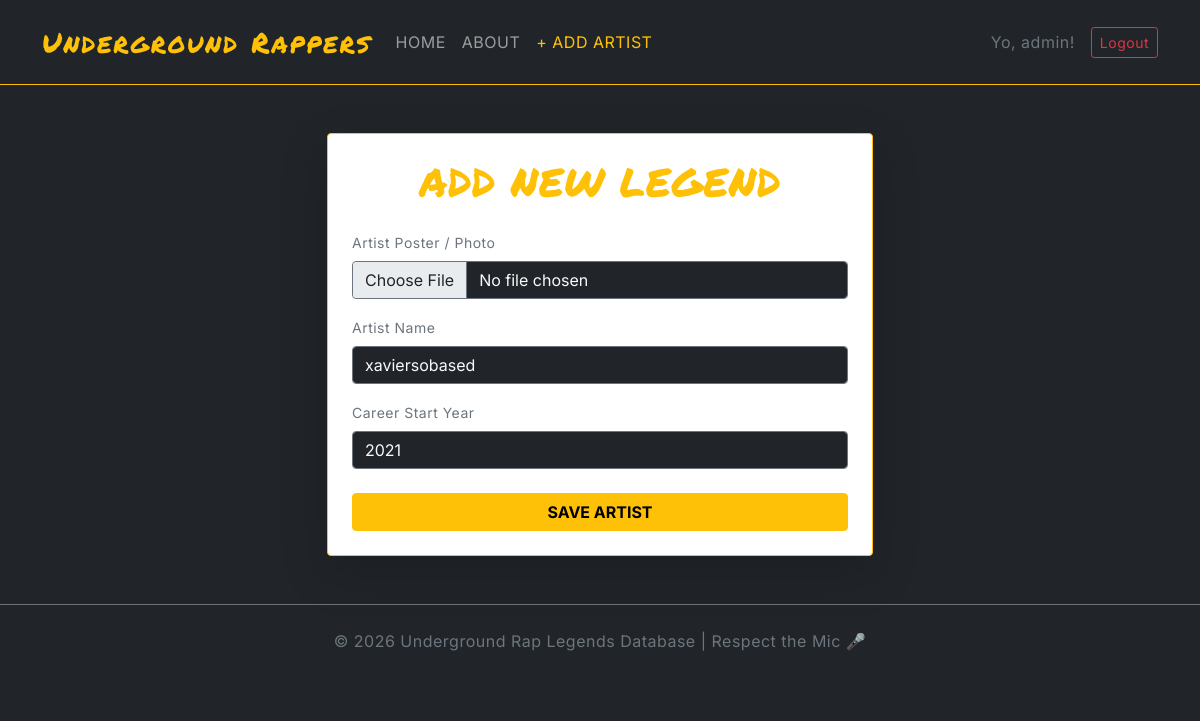
The page /update_artist/2 (signed in) on the database its author committed.
### models.py (models this page shows, shortened)
class BaseModel:
    def create(self):
        db.session.add(self)
        db.session.commit()

class User(db.Model, BaseModel, UserMixin):
    __tablename__ = "users"
    id = db.Column(db.Integer(), primary_key=True)
    username = db.Column(db.String(), unique=True, nullable=False)
    password = db.Column(db.String(), nullable=False)
    role = db.Column(db.String(), default="Guest")

class Artist(db.Model, BaseModel):
    __tablename__ = "artists"
    id = db.Column(db.Integer(), primary_key=True)
    name = db.Column(db.String(), nullable=False)
    debut_year = db.Column(db.Integer(), nullable=False)
    image = db.Column(db.String(), default="default_image.jpg")

### routes.py (the view, shortened to what this page needs)
@app.route("/update_artist/<int:artist_id>", methods=["GET", "POST"])
@login_required
def update_artist(artist_id):
    artist = Artist.query.get_or_404(artist_id)
    form = ArtistForm(name=artist.name, debut_year=artist.debut_year)
    return render_template("add_artist.html", form=form)

### forms.py
class ArtistForm(FlaskForm):
    name = StringField("Artist Name", validators=[DataRequired()])
    debut_year = IntegerField("Debut Year", validators=[DataRequired()])
    image = FileField("Artist Image")
    submit = SubmitField("Save Artist")

### models.py (called while the page is built)
@login_manager.user_loader
def load_user(user_id):
    return User.query.get(int(user_id))

### templates/add_artist.html (shortened to what this page needs)
{% extends "base.html" %}
{% block content %}
<div class="row justify-content-center">
    <div class="col-md-6">
        <div class="card bg-black border-warning p-4 shadow-lg">
            <h1 class="text-center mb-4 text-warning" style="font-family: 'Permanent Marker';">ADD NEW LEGEND</h1>
            <form method="POST" enctype="multipart/form-data">
                <div class="mb-3">
                    <label class="form-label text-secondary small">Artist Poster / Photo</label>
                    {{ form.image(class="form-control bg-dark text-light border-secondary", accept=".png, .jpg, .jpeg") }}
                </div>
                <div class="mb-3">
                    <label class="form-label text-secondary small">Artist Name</label>
                    {{ form.name(class="form-control bg-dark text-light border-secondary", placeholder="მაგ: Eminem") }}
                </div>
                <div class="mb-3">
                    <label class="form-label text-secondary small">Career Start Year</label>
                    {{ form.debut_year(class="form-control bg-dark text-light border-secondary", placeholder="მაგ: 1996") }}
                </div>
                <div class="d-grid mt-4">
                    {{ form.submit(class="btn btn-warning fw-bold text-uppercase") }}
                </div>
            </form>
        </div>
    </div>
</div>
{% endblock %}

### templates/base.html (shortened to what this page needs)
<!doctype html>
<html lang="ka">
<head>
    <link href="https://cdn.jsdelivr.net/npm/bootstrap@5.0.2/dist/css/bootstrap.min.css" rel="stylesheet">
    <link rel="stylesheet" href="/static/style.css">
</head>
<body class="bg-dark text-light">
<nav class="navbar navbar-expand-lg navbar-dark bg-black border-bottom border-warning py-3">
  <div class="container">
    <a class="navbar-brand fs-3" href="/" style="font-family: 'Permanent Marker', cursive; color: #ffc107;">Underground Rappers</a>
    <div class="collapse navbar-collapse" id="navbarNav">
      <ul class="navbar-nav me-auto">
        <li class="nav-item"><a class="nav-link text-uppercase" href="/">Home</a></li>
        <li class="nav-item"><a class="nav-link text-uppercase" href="/about">About</a></li>
        {% if current_user.is_authenticated %}
        <li class="nav-item"><a class="nav-link text-uppercase text-warning" href="/add_artist">+ Add Artist</a></li>
        {% endif %}
      </ul>
      <div class="d-flex align-items-center">
        {% if current_user.is_authenticated %}
        <span class="me-3 text-secondary">Yo, {{ current_user.username }}!</span>
        <a href="/logout" class="btn btn-outline-danger btn-sm">Logout</a>
        {% else %}
        <a href="/login" class="btn btn-outline-warning me-2">Login</a>
        <a href="/register" class="btn btn-warning">Sign Up</a>
        {% endif %}
      </div>
    </div>
  </div>
</nav>
<div class="container mt-5">
    {% block content %}{% endblock %}
</div>
<footer class="text-center py-4 mt-5 text-secondary border-top border-secondary">
    <p>&copy; 2026 Underground Rap Legends Database | Respect the Mic 🎤</p>
</footer>
</body>
</html>

### static/style.css (style rules this page uses)
body { font-family: 'Inter', sans-serif; letter-spacing: 0.5px; }
.navbar-brand { letter-spacing: 2px; }

### rows shown on the page
User: username "admin"
Artist: name "xaviersobased", debut_year "2021"
